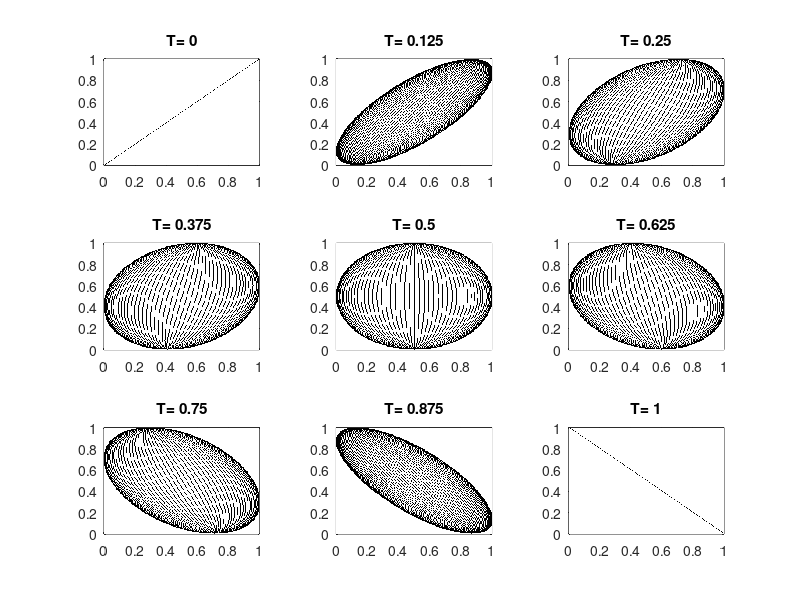

Write MATLAB code to recreate this figure.
N=200;%N nuber of points 
Np=50;%Np number of particles 
%t time 
v=@(A,omega) pi*sqrt(A.*(1-A)./2).*cos(pi*omega);
G=@(t,A,omega) 0.5+(A-0.5).*cos(pi.*t)+v(A,omega).*sin(pi.*t);
m=@(x) (x>=0).*(x<=1);

l=linspace(0,1,N);

gamma=zeros(N,N);
omega=linspace(1,Np,Np)/Np;

[A,O]=meshgrid(l,omega);


figure
for k=1:9
t=(k-1)/8;
G1=G(t,A,O);

a1=max(max(G1,[],1));
a2=min(min(G1,[],1));
dx=1/N;
len=a1-a2;
for i=1:N
H=(G(t,l(i),omega)-a2);%G>=0
for j=1:N
h=find(H>=((j-1)*dx*len)& (H<j*dx*len))/(Np*N); %normalization \gamma_{i,j}\in[0,1]
gamma(i,j)=length(h);
end
end

subplot(3,3,k)
pcolor(l,l,gamma)
shading flat
title(['T= ',num2str(t)])
colormap gray
colormap(flipud(colormap))
caxis([0 0.0005]);
end
